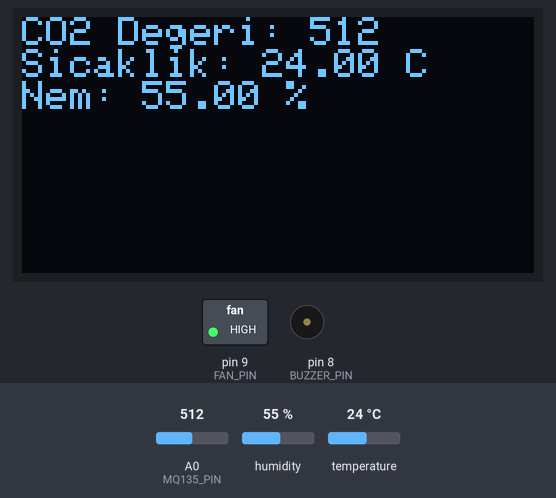
Simulated run of this sketch. Board: Arduino Uno, built with avr-gcc and run on an emulated ATmega328P. Shown: 128×64 one-colour display, switched loads named in the sketch (green lamp = pin HIGH), buzzer (waves = sounding, pin HIGH). The inputs (shaded band) are chosen by the test bench; at power-on: A0 (MQ135_PIN) = 512, humidity 55 %, temperature 24 °C. What the sketch prints to the serial monitor is not drawn.

Above: at 2.8 s.
2.9 s: A0 (MQ135_PIN) set to 690
At 5.1 s:
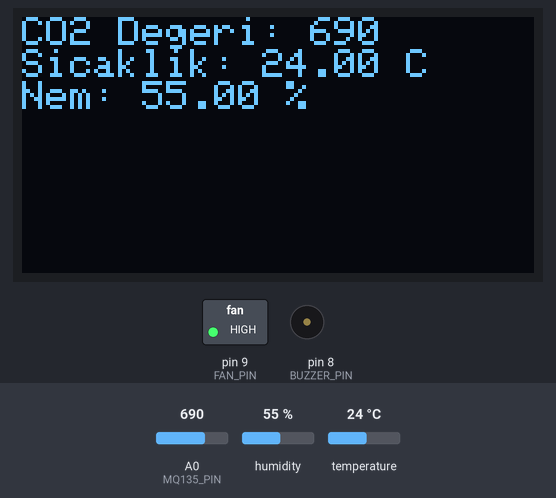
5.7 s: A0 (MQ135_PIN) set to 708
At 6.7 s:
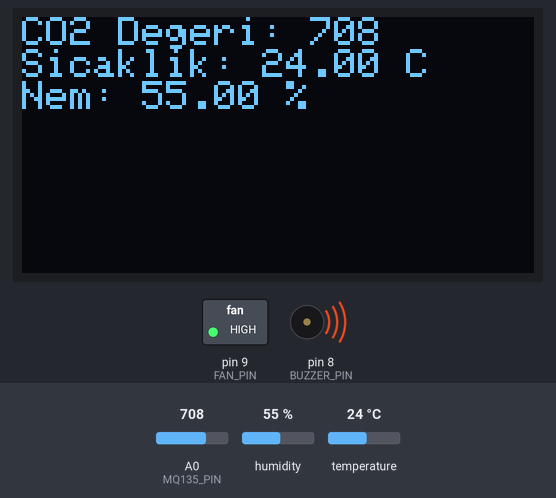
8.5 s: A0 (MQ135_PIN) set to 306
At 10.8 s:
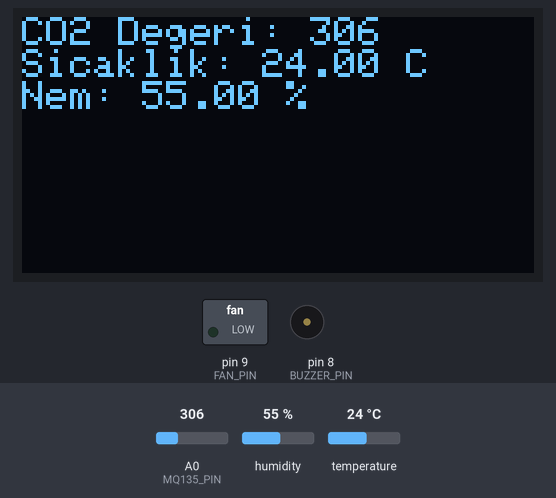
11.8 s: humidity set to 22 %
At 13.2 s:
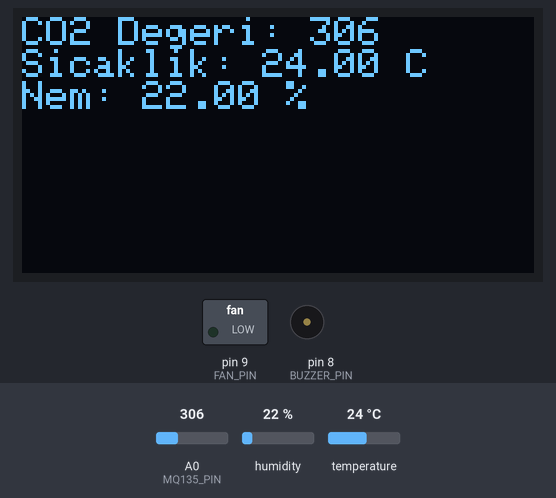
14.6 s: temperature set to 12 °C
At 17.7 s:
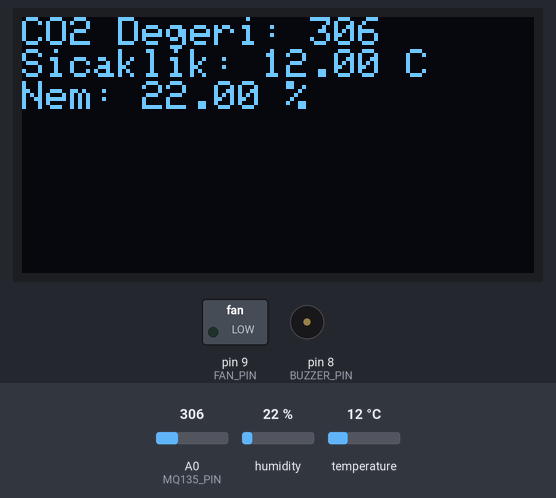
18.0 s: humidity set to 40 %
At 19.2 s:
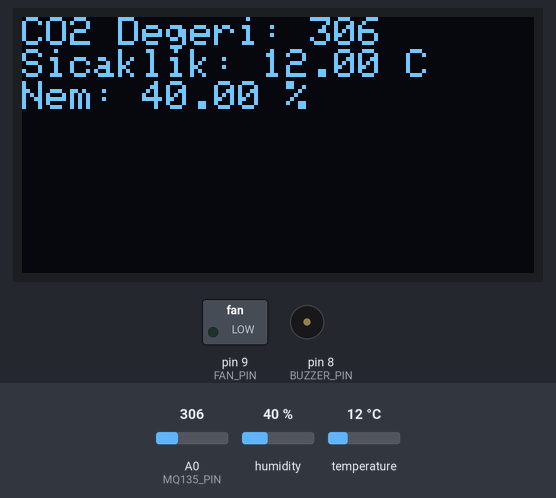
Timing chart, 0 to 21.0 s (numbered marks = the images above; inputs shaded):
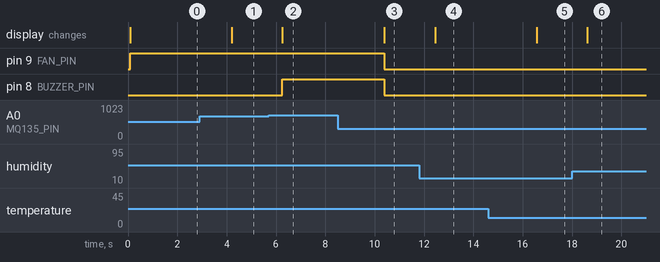

Measured:
- the behaviour switches between 700 and 701 on A0 (MQ135_PIN) (found by bisection; images 1 and 2)
- after the input at 2.9 s, the display: changes after 1.3 s (image 1)
- after the input at 5.7 s, pin 8 (BUZZER_PIN): LOW → HIGH after 0.56 s; the display: changes after 0.56 s (image 2)
- after the input at 8.5 s, pin 9 (FAN_PIN), pin 8 (BUZZER_PIN): HIGH → LOW after 1.9 s; the display: changes after 1.9 s (image 3)
- after the input at 11.8 s, the display: changes after 0.65 s (image 4)
- after the input at 14.6 s, the display: changes after 2.0 s (image 5)
- after the input at 18.0 s, the display: changes after 0.62 s (image 6)

The sketch:

AirPurifier.ino
```cpp
#include <DHT.h>
#include <Adafruit_GFX.h>
#include <Adafruit_SSD1306.h>

// Pin tanımlamaları
#define BUZZER_PIN 8       // Buzzer'ın bağlı olduğu pin
#define DHTPIN 2           // DHT sensörünün veri pini
#define FAN_PIN 9          // Transistörün base ucunun bağlı olduğu pin
#define MQ135_PIN A0       // MQ-135 sensörünün bağlı olduğu pin

// DHT sensörünün tipi
#define DHTTYPE DHT11      //

DHT dht(DHTPIN, DHTTYPE);  // DHT sensör nesnesi oluşturma

// OLED ekran ayarları
#define SCREEN_WIDTH 128   // OLED ekran genişliği, piksel cinsinden
#define SCREEN_HEIGHT 64   // OLED ekran yüksekliği, piksel cinsinden
Adafruit_SSD1306 display(SCREEN_WIDTH, SCREEN_HEIGHT, &Wire, -1); // OLED ekran nesnesi oluştur

void setup() {
  Serial.begin(9600);
  dht.begin();                 // DHT sensörünü başlat
  pinMode(FAN_PIN, OUTPUT);    // Fan pinini çıkış olarak ayarla
  analogWrite(FAN_PIN, 0);     // Fanı başlangıçta kapalı başlat

  pinMode(BUZZER_PIN, OUTPUT); // Buzzer pinini çıkış olarak ayarla
  digitalWrite(BUZZER_PIN, LOW); // Buzzer başlangıçta kapalı

  // OLED ekranı başlat
  display.begin(SSD1306_SWITCHCAPVCC, 0x3C); // I2C adresini kontrol et, 0x3C genelde kullanılır
  display.clearDisplay(); // Ekranı temizle
  display.setTextSize(1); // Metin boyutunu ayarla
  display.setTextColor(WHITE); // Metin rengini ayarla
}

void loop() {
  // Hava kalitesi ölçümü
  int mq135Value = analogRead(MQ135_PIN); // MQ-135 sensör değerini oku

  // DHT sensöründen sıcaklık ve nem değerlerini oku
  float h = dht.readHumidity();         // Nem değerini oku
  float t = dht.readTemperature();      // Sıcaklık değerini oku

  // Okunan değerleri seri monitöre yazdır
  Serial.print("CO2 Degeri: ");
  Serial.print(mq135Value);
  Serial.print(" | Sıcaklık: ");
  Serial.print(t);
  Serial.print(" °C | Nem: ");
  Serial.print(h);
  Serial.println(" %");

  // OLED ekranında verileri göster
  display.clearDisplay(); // Ekranı temizle
  display.setCursor(0, 0); // Başlangıç konumunu ayarla
  display.print("CO2 Degeri: ");
  display.print(mq135Value);
  display.println("   "); // Satır boşluğu bırak
  display.print("Sicaklik: ");
  display.print(t);
  display.println(" C");
  display.print("Nem: ");
  display.print(h);
  display.println(" %");

  // Ekranı güncelle
  display.display();

  // Hava kalitesi ve sıcaklık/nem durumuna göre fanı kontrol et
  if (mq135Value > 400 || t > 50 || h > 100) { // Örneğin,MQ-135 değeri 700'ü, sıcaklık 20°C'yi veya nem 100%'yi aştığında
    analogWrite(FAN_PIN, 255); // Fanı maksimum hızda çalıştır
    Serial.println("Fan Açık");
  } else {
    analogWrite(FAN_PIN, 0); // Fanı kapat
    Serial.println("Fan Kapalı");
  }

  // CO2 seviyesi 700'ü geçerse buzzer'ı aktif et
  if (mq135Value > 700) {
    digitalWrite(BUZZER_PIN, HIGH); // Buzzer'ı aç
    Serial.println("Buzzer Çalıyor! CO2 Seviyesi Yüksek");
  } else {
    digitalWrite(BUZZER_PIN, LOW);  // Buzzer'ı kapat
  }

  delay(2000); // 2 saniye bekle
}
```
